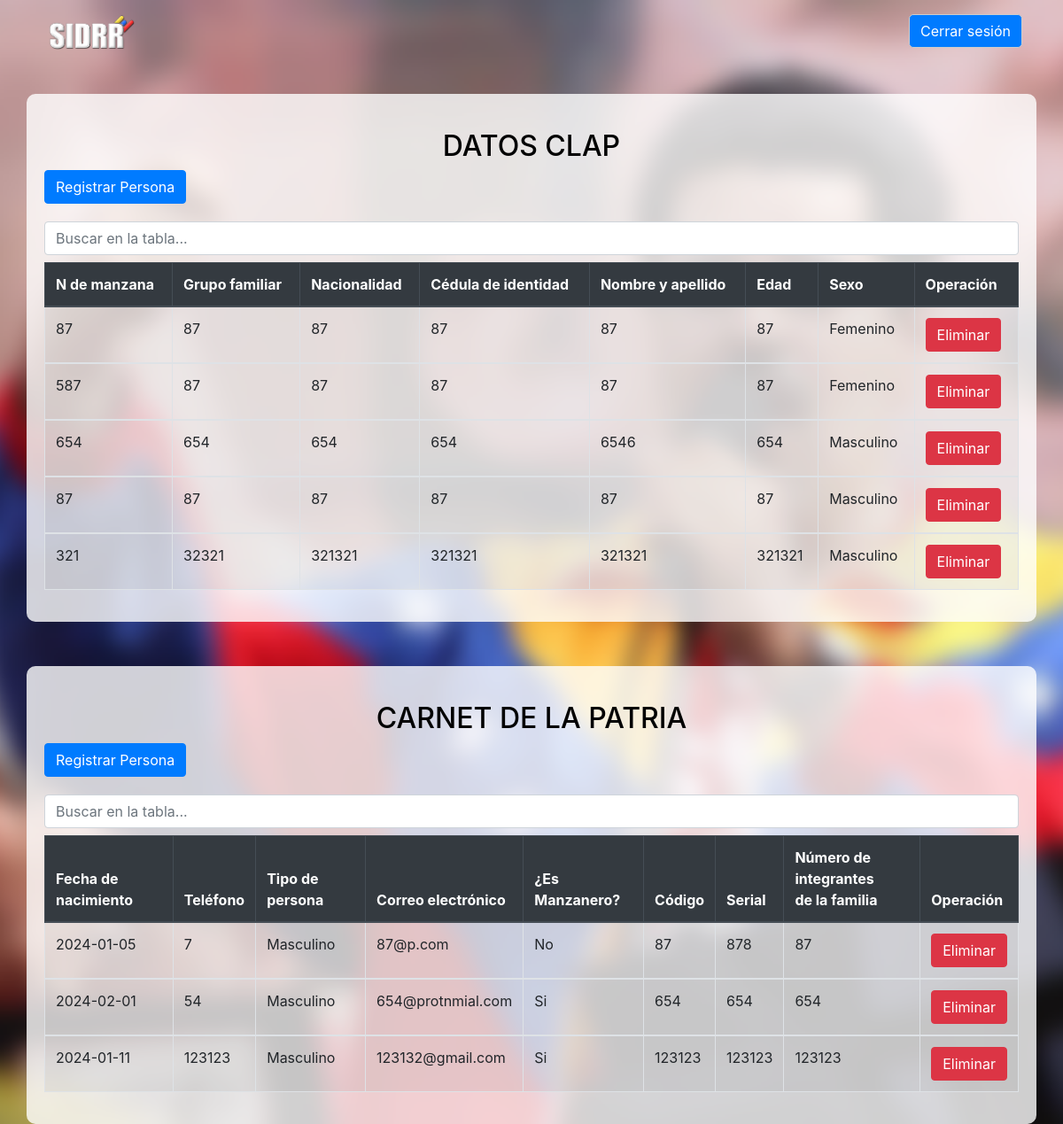
Screenshot of /principal.php with the database file from the repository.
### tables this page shows
CREATE TABLE `datos_clap` (
  `id` int(11) NOT NULL,
  `manzana` int(11) DEFAULT NULL,
  `grupo_familiar` varchar(100) DEFAULT NULL,
  `nacionalidad` varchar(100) DEFAULT NULL,
  `cedula_identidad` varchar(20) DEFAULT NULL,
  `nombre_apellido` varchar(100) DEFAULT NULL,
  `edad` int(11) DEFAULT NULL,
  `sexo` varchar(20) DEFAULT NULL
);

CREATE TABLE `carnet_patria` (
  `id` int(11) NOT NULL,
  `fecha_nacimiento` date DEFAULT NULL,
  `telefono` varchar(20) DEFAULT NULL,
  `tipo_persona` varchar(50) DEFAULT NULL,
  `correo_electronico` varchar(100) DEFAULT NULL,
  `es_manzanero` varchar(3) DEFAULT NULL,
  `codigo` varchar(20) DEFAULT NULL,
  `serial1` varchar(20) DEFAULT NULL,
  `num_integrantes_familia` int(11) DEFAULT NULL
);

### principal.php (the view, shortened to what this page needs)
<?php
    $conexion=mysqli_connect('localhost','root','','censos');
?>
<!DOCTYPE html>
<html lang="en">
<head>
    <link href="https://maxcdn.bootstrapcdn.com/bootstrap/4.5.2/css/bootstrap.min.css" rel="stylesheet">
</head>
<body>
    <div class="container-fluid">
        <div class="row justify-content-between mt-3 mr-3 ml-3">
            <div class="col-auto d-flex align-items-center">
                <img src="logo.png" alt="Logo" class="logo mr-2">
            </div>
            <div class="col-auto">
                <button class="btn btn-primary logout-btn"><a href="index.html" style="color: white;">Cerrar sesión</a></button>
            </div>
        </div>
    </div>
    <div class="container">
       <h2>DATOS CLAP</h2>
        <div class="btn-container">
            <button class="btn btn-primary"><a href="RdatosClap.html" style="color: white;">Registrar Persona</a></button>
        </div>
        <input type="text" id="busquedaClap" class="form-control mb-2" placeholder="Buscar en la tabla...">
        <table id="datosClapTabla" class="table table-striped table-bordered">
            <thead class="thead-dark">
                <tr>
                    <th>N de manzana</th>
                    <th>Grupo familiar</th>
                    <th>Nacionalidad</th>
                    <th>Cédula de identidad</th>
                    <th>Nombre y apellido</th>
                    <th>Edad</th>
                    <th>Sexo</th>
                    <th>Operación</th>
                </tr>
            </thead>
            <?php
            $sql = "SELECT * from datos_clap";
            $result = mysqli_query($conexion, $sql);
            while ($mostrar = mysqli_fetch_array($result)) {
            ?>
                <tbody>
                    <tr>
                        <td><?php echo $mostrar['manzana'] ?></td>
                        <td><?php echo $mostrar['grupo_familiar'] ?></td>
                        <td><?php echo $mostrar['nacionalidad'] ?></td>
                        <td><?php echo $mostrar['cedula_identidad'] ?></td>
                        <td><?php echo $mostrar['nombre_apellido'] ?></td>
                        <td><?php echo $mostrar['edad'] ?></td>
                        <td><?php echo $mostrar['sexo'] ?></td>
                        <td>
                            <form method="POST" action="eliminar_dato.php">
                                <button type="submit" class="btn btn-danger">Eliminar</button>
                            </form>
                        </td>
                    </tr>
                </tbody>
            <?php
            }
            ?>
        </table>
    </div>
    <div class="container">
      <h2>CARNET DE LA PATRIA</h2>
        <div class="btn-container">
            <button class="btn btn-primary"><a href="RdatosPatria.html" style="color: white;">Registrar Persona</a></button>
        </div>
        <input type="text" id="busquedaPatria" class="form-control mb-2" placeholder="Buscar en la tabla...">
        <table id="datosPatriaTabla" class="table table-striped table-bordered">
            <thead class="thead-dark">
                <tr>
                    <th>Fecha de nacimiento</th>
                    <th>Teléfono</th>
                    <th>Tipo de persona</th>
                    <th>Correo electrónico</th>
                    <th>¿Es Manzanero?</th>
                    <th>Código</th>
                    <th>Serial</th>
                    <th>Número de integrantes <br>de la familia</th>
                    <th>Operación</th>
                </tr>
            </thead>
            <?php
            $sql = "SELECT * from carnet_patria";
            $result2 = mysqli_query($conexion, $sql);
            while ($mostrar = mysqli_fetch_array($result2)) {
            ?>
                <tbody>
                    <tr>
                        <td><?php echo $mostrar['fecha_nacimiento'] ?></td>
                        <td><?php echo $mostrar['telefono'] ?></td>
                        <td><?php echo $mostrar['tipo_persona'] ?></td>
                        <td><?php echo $mostrar['correo_electronico'] ?></td>
                        <td><?php echo $mostrar['es_manzanero'] ?></td>
                        <td><?php echo $mostrar['codigo'] ?></td>
                        <td><?php echo $mostrar['serial1'] ?></td>
                        <td><?php echo $mostrar['num_integrantes_familia'] ?></td>
                        <td>
                            <form method="POST" action="eliminar_datoP.php">
                                <button type="submit" class="btn btn-danger">Eliminar</button>
                            </form>
                        </td>
                    </tr>
                </tbody>
            <?php
            }
            ?>
        </table>
    </div>
</body>
</html>

### principal.php (style rules this page uses)
body { background-image: url('m.png'); background-size: cover; background-position: center; background-repeat: no-repeat; }
h2 { text-align: center; margin-top: 20px; color: #000; }
.btn-container { margin-bottom: 20px; }
.logout-btn { border: 1px solid #ccc; border-radius: 5px; }
.logo { max-height: 40px; }
.container { background-color: rgba(255, 255, 255, 0.8); padding: 20px; margin-top: 50px; border-radius: 10px; color: #000; }
form { max-width: 400px; margin: 0 auto; }

### rows the page displays
datos_clap: manzana "87", grupo_familiar "87", nacionalidad "87", cedula_identidad "87", nombre_apellido "87", edad "87", sexo "Femenino"
datos_clap: manzana "587", grupo_familiar "87", nacionalidad "87", cedula_identidad "87", nombre_apellido "87", edad "87", sexo "Femenino"
datos_clap: manzana "654", grupo_familiar "654", nacionalidad "654", cedula_identidad "654", nombre_apellido "6546", edad "654", sexo "Masculino"
datos_clap: manzana "87", grupo_familiar "87", nacionalidad "87", cedula_identidad "87", nombre_apellido "87", edad "87", sexo "Masculino"
datos_clap: manzana "321", grupo_familiar "32321", nacionalidad "321321", cedula_identidad "321321", nombre_apellido "321321", edad "321321", sexo "Masculino"
carnet_patria: fecha_nacimiento "2024-01-05", telefono "7", tipo_persona "Masculino", correo_electronico "87@p.com", es_manzanero "No", codigo "87", serial1 "878", num_integrantes_familia "87"
carnet_patria: fecha_nacimiento "2024-02-01", telefono "54", tipo_persona "Masculino", correo_electronico "654@protnmial.com", es_manzanero "Si", codigo "654", serial1 "654", num_integrantes_familia "654"
carnet_patria: fecha_nacimiento "2024-01-11", telefono "123123", tipo_persona "Masculino", correo_electronico "123132@gmail.com", es_manzanero "Si", codigo "123123", serial1 "123123", num_integrantes_familia "123123"
